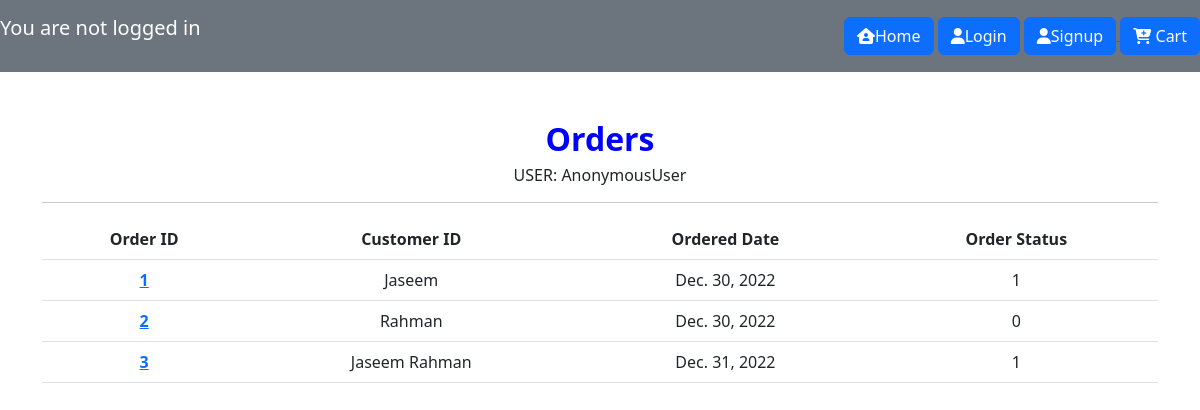
Page /order_list/2 on the committed database.
### item/models.py (models this page shows, shortened)
class Order(models.Model):
    APPROVED = 0
    SHIPPED = 1
    DELIVERED = 2
    ORDER_CHOICES = (
                     (APPROVED, 'approved'),
                     (SHIPPED, 'shipped'),
                     (DELIVERED, 'delivered'),
                     )
    customer=models.ForeignKey(Customer,on_delete=models.CASCADE,related_name='customer')
    order_status=models.IntegerField(choices=ORDER_CHOICES,default=APPROVED,null=True,blank=True)
    user=models.ForeignKey(User,on_delete=models.CASCADE,related_name='user')
    order_date=models.DateField( default=datetime.date.today, blank=True)

class Customer(models.Model):
    name=models.CharField(max_length=300)
    address=models.CharField(max_length=3000)
    mail_id=models.EmailField(null=True,blank=True)
    def __str__(self):
        return self.name

### item/views.py (the view)
# urls.py: path('order_list/<int:pk>',views.order_list,name='order.list'),
def order_list(request,pk):
    user=User.objects.get(pk=pk)
    orders=Order.objects.filter(user=user)
    context= {'orders':orders}
    return render(request, 'item/order_list.html',context)

### templates/item/order_list.html (shortened to what this page needs)
{% extends 'base.html' %}
{% block content %}
<h2 style="color: blue;"><b>Orders</b></h1>
    <h6>USER: {{user}}</h6>
    <hr>
<table class="table" id="">
    <thead>
        <tr>
            <th>Order ID</th>
            <th>Customer ID</th>
            <th>Ordered Date</th>
            <th>Order Status</th>
        </tr>
    </thead>
    <tbody>
        {% for order in orders %}
    <tr>
    <td style="color: green;"><b><a href="{% url 'order.detail' order.id %}">{{ order.id}}</a></b></td>
    <td>{{ order.customer}}</td>
    <td>{{ order.order_date}}</td>
    <td>{{ order.order_status }}</td>
    </tr>
{% empty %}
  <tr>
    <td colspan="7" class="text-center bg-warning">There is no orders</td>
  </tr>
  {% endfor %}
    </tbody>
</table>
{% endblock %}

### rows in the picture
Order: id "1", customer "Jaseem", order_date "Dec. 30, 2022", order_status "1"
Order: id "2", customer "Rahman", order_date "Dec. 30, 2022", order_status "0"
Order: id "3", customer "Jaseem Rahman", order_date "Dec. 31, 2022", order_status "1"

### other values in the picture
{{ user }} "AnonymousUser"
